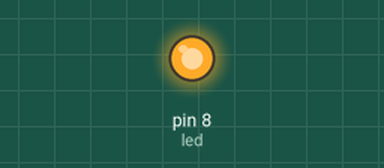
Simulated run of this sketch. Board: Arduino Uno, built with avr-gcc and run on an emulated ATmega328P. Shown: output pins drawn as LEDs (lit = HIGH).

Above: at 1.0 s.
At 5.5 s:
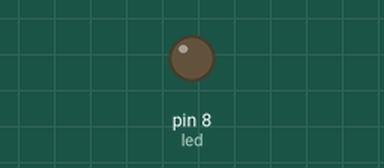
Timing chart, 0 to 6.9 s (numbered marks = the images above):
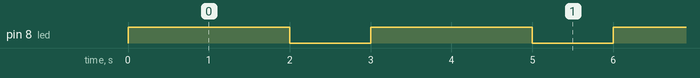

Measured:
- by itself, pin 8 (led): alternates HIGH for 2.0 s and LOW for 1.0 s

The sketch:

Piscar_led_01.ino
```cpp
int led =8; //criando variável e atribuindo o número do pino

void setup()
{
  //Definindo o comportamento do LED (entrada ou saída);
  pinMode (led, OUTPUT);

}

void loop() {

   digitalWrite(led, HIGH);
   delay(2000); //fica dois segundos acesa;
   digitalWrite(led, LOW);
   delay(1000); //fica um segunod apagada;
}
```
